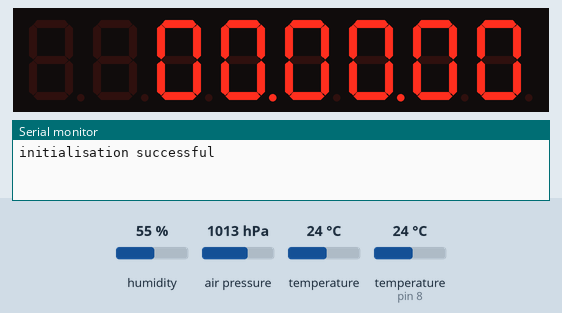
Simulated run of this sketch. Board: Arduino Uno, built with avr-gcc and run on an emulated ATmega328P. Parts: 8-digit seven-segment display, the last lines printed to the serial monitor. Wiring (inferred from the names in the program): BME280 sensor at I2C address 0x76. The inputs (shaded band) are chosen by the test bench; at power-on: humidity 55 %, air pressure 1013 hPa, temperature 24 °C, temperature (sensor on pin 8) 24 °C. The local clock reads 2024-03-15 10:24:30 at power-on unless the sketch sets it.

Above: at 0.1 s.
At 10.1 s:
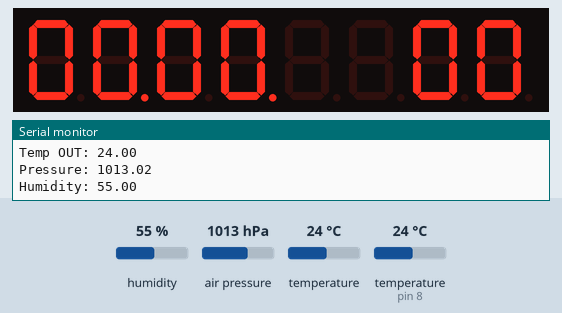
At 40.1 s:
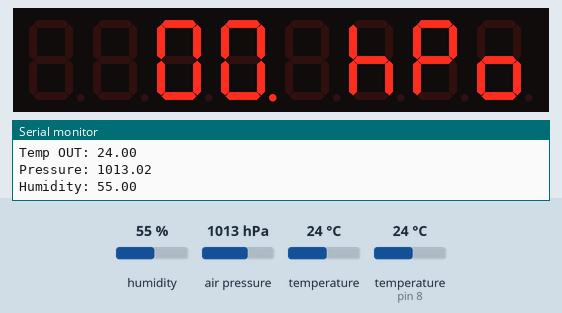
At 60.1 s:
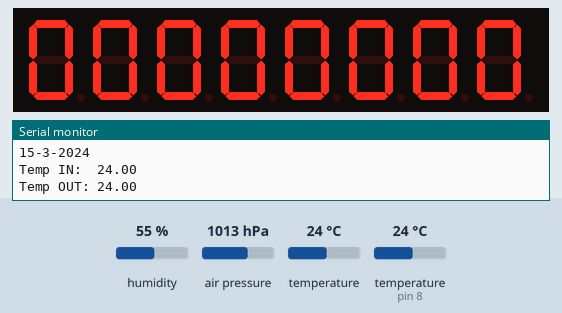
At 90.3 s:
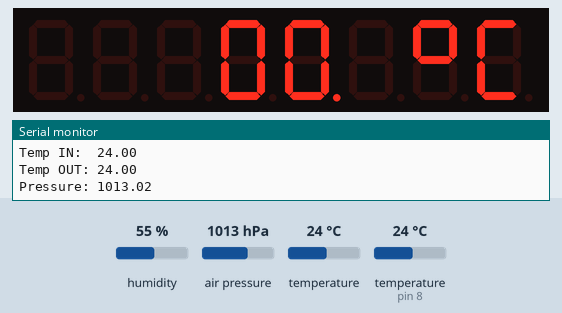
At 120.5 s:
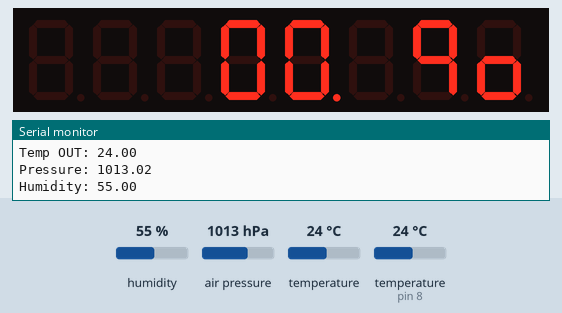

The sketch:

sketch_mainboard.ino
```cpp
#include <DallasTemperature.h>
#include <DS3231.h>
#include <IRremote.h>
#include <OneWire.h>
#include <Wire.h>
#include <PCF8574.h>
#include "LedControl.h"

//---------------------------------------------------------------------------------------------------------------------------------
//I/O definitions

#define irPin 9
#define ONE_WIRE_BUS 8
#define DataIn 12
#define CLK 10
#define LOAD 11
#define BME280_ADDRESS 0x76


//Initializations
IRrecv irrecv(irPin);
decode_results results;
DS3231 clock;
RTCDateTime dt;
OneWire oneWire(ONE_WIRE_BUS);
DallasTemperature sensors(&oneWire);
PCF8574 expander;

LedControl lc=LedControl(DataIn,CLK,LOAD,1);

//Variables
unsigned long int previousTime = 0;
unsigned long int previousTime2 = 0;

float temp_out;
int i;
unsigned short int currentScreen = 0;

unsigned long int hum_raw,temp_raw,pres_raw;
signed long int t_fine;

uint16_t dig_T1;
int16_t dig_T2;
int16_t dig_T3;
uint16_t dig_P1;
int16_t dig_P2;
int16_t dig_P3;
int16_t dig_P4;
int16_t dig_P5;
int16_t dig_P6;
int16_t dig_P7;
int16_t dig_P8;
int16_t dig_P9;
int8_t  dig_H1;
int16_t dig_H2;
int8_t  dig_H3;
int16_t dig_H4;
int16_t dig_H5;
int8_t  dig_H6;

int yy, mm, dd, ss, mon, hh;

bool relayState[8] = {0, 0, 0, 0, 0, 0, 0, 0};

int macierz[8][8]={{0,0,0,0,0,0,0,0},
                   {0,0,0,0,0,0,0,0},
                   {0,0,0,0,0,0,B01100011,B01001110},
                   {0,0,0,0,0,0,B01100011,B01001110},
                   {0,0,0,0,0,B00010111,B01100111,B00011101},
                   {0,0,0,0,0,0,B01110011,B00011101},
                   {0,0,0,0,0,0,0,0},
                   {0,0,0,0,0,0,0,0}};

//---------------------------------------------------------------------------------------------------------------------------------


float liczbaa=0;
int *modco(float liczbaa){
  int czesci=0;
  int jednosci=0;
  int dziesiatki=0;
  int setki=0;
  int tysiace=0;
  int liczba2=0;
  int liczba3=0;
  int liczba4=0;
  int liczba5=0;
  int a=0;

  float liczbab=liczbaa*10;
  int liczba = liczbab;

  czesci=liczba%10;
  liczba2=liczba/10;
  jednosci=liczba2%10;
  liczba3=liczba2/10;
  dziesiatki=liczba3%10;
  liczba4=liczba3/10;
  setki=liczba4%10;
  liczba5=liczba4/10;
  tysiace=liczba5%10;

  int tab[5];
  tab[0]=czesci;
  tab[1]=jednosci;
  tab[2]=dziesiatki;
  tab[3]=setki;
  tab[4]=tysiace;

  delay(1);
  return tab;
}


//---------------------------------------------------------------------------------------------------------------------------------

void setup() {

  uint8_t osrs_t = 1;             //Temperature oversampling x 1
  uint8_t osrs_p = 1;             //Pressure oversampling x 1
  uint8_t osrs_h = 1;             //Humidity oversampling x 1
  uint8_t mode = 3;               //Normal mode
  uint8_t t_sb = 5;               //Tstandby 1000ms
  uint8_t filter = 0;             //Filter off
  uint8_t spi3w_en = 0;           //3-wire SPI Disable

  uint8_t ctrl_meas_reg = (osrs_t << 5) | (osrs_p << 2) | mode;
  uint8_t config_reg    = (t_sb << 5) | (filter << 2) | spi3w_en;
  uint8_t ctrl_hum_reg  = osrs_h;

  Wire.begin();

  writeReg(0xF2,ctrl_hum_reg);
  writeReg(0xF4,ctrl_meas_reg);
  writeReg(0xF5,config_reg);
  readTrim();                    //
  // put your setup code here, to run once:
  clock.begin();
  sensors.begin();

  irrecv.enableIRIn();

  expander.begin(0x20);
  for (int i=0; i<8; i++){
    expander.pinMode(i, OUTPUT);
    expander.digitalWrite(i, HIGH);
  }

  lc.shutdown(0,false);
  lc.setIntensity(0,8);
  lc.clearDisplay(0);

  Serial.begin(9600);
  Serial.println("initialisation successful");
}


//---------------------------------------------------------------------------------------------------------------------------------

void loop() {
  double temp_act = 0.0, press_act = 0.0,hum_act=0.0;
  signed long int temp_cal;
  unsigned long int press_cal,hum_cal;

  if (millis() - previousTime2 > 1000){

    yy = dt.year;
    mon = dt.month;
    dd = dt.day;
    hh = dt.hour;
    mm = dt.minute;
    ss = dt.second;

    readData();
    temp_cal = calibration_T(temp_raw);
    press_cal = calibration_P(pres_raw);
    hum_cal = calibration_H(hum_raw);
    temp_act = (double)temp_cal / 100.0;
    press_act = (double)press_cal / 100.0;
    hum_act = (double)hum_cal / 1024.0;
    previousTime2 = millis();

    sensors.requestTemperatures();
    temp_out = sensors.getTempCByIndex(0);


    int *wsk;
    wsk=modco(temp_out);
    int tab[5];
    tab[0]=*wsk;tab[1]=*(wsk+1);tab[2]=*(wsk+2);tab[3]=*(wsk+3);tab[4]=*(wsk+4);
    macierz[3][5]=tab[0];
    macierz[3][4]=tab[1];
    macierz[3][3]=tab[2];
    macierz[3][2]=tab[3];
    macierz[3][1]=tab[4];

    wsk=modco(temp_act);
    tab[0]=*wsk;tab[1]=*(wsk+1);tab[2]=*(wsk+2);tab[3]=*(wsk+3);tab[4]=*(wsk+4);
    macierz[2][5]=tab[0];
    macierz[2][4]=tab[1];
    macierz[2][3]=tab[2];
    macierz[2][2]=tab[3];
    macierz[2][1]=tab[4];

    wsk=modco(hh);
    tab[0]=*wsk;tab[1]=*(wsk+1);tab[2]=*(wsk+2);tab[3]=*(wsk+3);tab[4]=*(wsk+4);
    macierz[0][2]=tab[2];
    macierz[0][3]=tab[1];

    wsk=modco(mm);
    tab[0]=*wsk;tab[1]=*(wsk+1);tab[2]=*(wsk+2);tab[3]=*(wsk+3);tab[4]=*(wsk+4);
    macierz[0][4]=tab[2];
    macierz[0][5]=tab[1];

    wsk=modco(ss);
    tab[0]=*wsk;tab[1]=*(wsk+1);tab[2]=*(wsk+2);tab[3]=*(wsk+3);tab[4]=*(wsk+4);
    macierz[0][6]=tab[2];
    macierz[0][7]=tab[1];

    wsk=modco(press_act);
    tab[0]=*wsk;tab[1]=*(wsk+1);tab[2]=*(wsk+2);tab[3]=*(wsk+3);tab[4]=*(wsk+4);
    macierz[4][4]=tab[0];
    macierz[4][3]=tab[1];
    macierz[4][2]=tab[2];
    macierz[4][1]=tab[3];
    macierz[4][0]=tab[4];

    wsk=modco(dd);
    tab[0]=*wsk;tab[1]=*(wsk+1);tab[2]=*(wsk+2);tab[3]=*(wsk+3);tab[4]=*(wsk+4);
    macierz[1][0]=tab[2];
    macierz[1][1]=tab[1];

    wsk=modco(mon);
    tab[0]=*wsk;tab[1]=*(wsk+1);tab[2]=*(wsk+2);tab[3]=*(wsk+3);tab[4]=*(wsk+4);
    macierz[1][2]=tab[2];
    macierz[1][3]=tab[1];

    wsk=modco(yy);
    tab[0]=*wsk;tab[1]=*(wsk+1);tab[2]=*(wsk+2);tab[3]=*(wsk+3);tab[4]=*(wsk+4);
    macierz[1][4]=tab[4];
    macierz[1][5]=tab[3];
    macierz[1][6]=tab[2];
    macierz[1][7]=tab[1];

    wsk=modco(hum_act);
    tab[0]=*wsk;tab[1]=*(wsk+1);tab[2]=*(wsk+2);tab[3]=*(wsk+3);tab[4]=*(wsk+4);
    macierz[5][3]=tab[2];
    macierz[5][4]=tab[1];
    macierz[5][5]=tab[0];

    Serial.print(dt.hour); Serial.print(":"); Serial.print(dt.minute); Serial.print(":");Serial.println(dt.second);
    Serial.print(dt.day); Serial.print("-"); Serial.print(dt.month); Serial.print("-"); Serial.println(dt.year);
    Serial.print("Temp IN:  "); Serial.println(temp_act);
    Serial.print("Temp OUT: "); Serial.println(temp_out);
    Serial.print("Pressure: "); Serial.println(press_act);
    Serial.print("Humidity: "); Serial.println(hum_act);
    Serial.print("\n\n\n\n");
  }


  // put your main code here, to run repeatedly:
  dt = clock.getDateTime();
  //sensors.requestTemperatures();
  //tempout = sensors.getTempCByIndex(0);


  //IR reciever
  if (irrecv.decode(&results)){
    switch(results.value){
      case 0x58F71FB0:
        relayState[0] = 1;
        break;
      case 0x62FC64B2:
        relayState[0] = 0;
        break;
      case 0x7800F5F0:
        relayState[1] = 1;
        break;
      case 0x3F5124DA:
        relayState[1] = 0;
        break;
      case 0xAB286EC:
        relayState[2] = 1;
        break;
      case 0x7B8A3E1E:
        relayState[2] = 0;
        break;
      case 0x63FC6647:
        relayState[3] = 1;
        break;
      case 0x55F71AF9:
        relayState[3] = 0;
        break;
      case 0x4051266F:
        relayState[4] = 1;
        break;
      case 0x7500F139:
        relayState[4] = 0;
        break;
      case 0x7B28235:
        relayState[5] = 1;
        break;
      case 0x7C8A3FB3:
        relayState[5] = 0;
        break;
      case 0xF14D3E10:
        relayState[6] = 1;
        break;
      case 0xE2E2C63A:
        relayState[6] = 0;
        break;
      case 0x1EC9C7A:
        relayState[7] = 1;
        break;
      case 0xCDA1FE38:
        relayState[7] = 0;
        break;
    }
  irrecv.resume();
  }

  for (i=0; i<8; i++){
    expander.digitalWrite(i, !relayState[i]);
  }

  if (millis() - previousTime > 10000){
     if (currentScreen < 6){
      currentScreen++;
     }
     else{
      currentScreen = 0;
     }
     previousTime = millis();
     lc.clearDisplay(0);
  }

  //currentScreen = 6;

  switch (currentScreen){
    case 0:
      //lc.clearDisplay(0);
      lc.setDigit(0,0,macierz[0][7],false);
      lc.setDigit(0,1,macierz[0][6],false);
      lc.setDigit(0,2,macierz[0][5],true);
      lc.setDigit(0,3,macierz[0][4],false);
      lc.setDigit(0,4,macierz[0][3],true);
      lc.setDigit(0,5,macierz[0][2],false);
    break;

    case 1:
      //lc.clearDisplay(0);
      lc.setDigit(0,0,macierz[1][7],false);
      lc.setDigit(0,1,macierz[1][6],false);
      lc.setDigit(0,2,macierz[1][5],false);
      lc.setDigit(0,3,macierz[1][4],false);
      lc.setDigit(0,4,macierz[1][3],true);
      lc.setDigit(0,5,macierz[1][2],false);
      lc.setDigit(0,6,macierz[1][1],true);
      lc.setDigit(0,7,macierz[1][0],false);
    break;

    case 2:
      //lc.clearDisplay(0);
      lc.setRow(0,0,macierz[2][7]);
      lc.setRow(0,1,macierz[2][6]);
      lc.setDigit(0,2,macierz[2][5],false);
      lc.setDigit(0,3,macierz[2][4],true);
      lc.setDigit(0,4,macierz[2][3],false);
    break;

    case 3:
      //lc.clearDisplay(0);
      lc.setRow(0,0,macierz[3][7]);
      lc.setRow(0,1,macierz[3][6]);
      lc.setDigit(0,2,macierz[3][5],false);
      lc.setDigit(0,3,macierz[3][4],true);
      lc.setDigit(0,4,macierz[3][3],false);
    break;

    case 4:
      //lc.clearDisplay(0);
      lc.setRow(0,0,macierz[4][7]);
      lc.setRow(0,1,macierz[4][6]);
      lc.setRow(0,2,macierz[4][5]);
      lc.setDigit(0,3,macierz[4][4],false);
      lc.setDigit(0,4,macierz[4][3],true);
      lc.setDigit(0,5,macierz[4][2],false);
      lc.setDigit(0,6,macierz[4][1],false);
      lc.setDigit(0,7,macierz[4][0],false);
    break;

    case 5:
      //lc.clearDisplay(0);
      lc.setRow(0,0,macierz[5][7]);
      lc.setRow(0,1,macierz[5][6]);
      lc.setDigit(0,2,macierz[5][5],false);
      lc.setDigit(0,3,macierz[5][4],true);
      lc.setDigit(0,4,macierz[5][3],false);
    break;

    case 6:
      //lc.clearDisplay(0);
      for (i=0; i<8; i++){
        lc.setDigit(0,i,relayState[i], false);
      }
    break;
  }


}


void readTrim()
{
    uint8_t data[32],i=0;
    Wire.beginTransmission(BME280_ADDRESS);
    Wire.write(0x88);
    Wire.endTransmission();
    Wire.requestFrom(BME280_ADDRESS,24);
    while(Wire.available()){
        data[i] = Wire.read();
        i++;
    }

    Wire.beginTransmission(BME280_ADDRESS);
    Wire.write(0xA1);
    Wire.endTransmission();
    Wire.requestFrom(BME280_ADDRESS,1);
    data[i] = Wire.read();
    i++;

    Wire.beginTransmission(BME280_ADDRESS);
    Wire.write(0xE1);
    Wire.endTransmission();
    Wire.requestFrom(BME280_ADDRESS,7);
    while(Wire.available()){
        data[i] = Wire.read();
        i++;
    }
    dig_T1 = (data[1] << 8) | data[0];
    dig_T2 = (data[3] << 8) | data[2];
    dig_T3 = (data[5] << 8) | data[4];
    dig_P1 = (data[7] << 8) | data[6];
    dig_P2 = (data[9] << 8) | data[8];
    dig_P3 = (data[11]<< 8) | data[10];
    dig_P4 = (data[13]<< 8) | data[12];
    dig_P5 = (data[15]<< 8) | data[14];
    dig_P6 = (data[17]<< 8) | data[16];
    dig_P7 = (data[19]<< 8) | data[18];
    dig_P8 = (data[21]<< 8) | data[20];
    dig_P9 = (data[23]<< 8) | data[22];
    dig_H1 = data[24];
    dig_H2 = (data[26]<< 8) | data[25];
    dig_H3 = data[27];
    dig_H4 = (data[28]<< 4) | (0x0F & data[29]);
    dig_H5 = (data[30] << 4) | ((data[29] >> 4) & 0x0F);
    dig_H6 = data[31];
}
void writeReg(uint8_t reg_address, uint8_t data)
{
    Wire.beginTransmission(BME280_ADDRESS);
    Wire.write(reg_address);
    Wire.write(data);
    Wire.endTransmission();
}


void readData()
{
    int i = 0;
    uint32_t data[8];
    Wire.beginTransmission(BME280_ADDRESS);
    Wire.write(0xF7);
    Wire.endTransmission();
    Wire.requestFrom(BME280_ADDRESS,8);
    while(Wire.available()){
        data[i] = Wire.read();
        i++;
    }
    pres_raw = (data[0] << 12) | (data[1] << 4) | (data[2] >> 4);
    temp_raw = (data[3] << 12) | (data[4] << 4) | (data[5] >> 4);
    hum_raw  = (data[6] << 8) | data[7];
}


signed long int calibration_T(signed long int adc_T)
{

    signed long int var1, var2, T;
    var1 = ((((adc_T >> 3) - ((signed long int)dig_T1<<1))) * ((signed long int)dig_T2)) >> 11;
    var2 = (((((adc_T >> 4) - ((signed long int)dig_T1)) * ((adc_T>>4) - ((signed long int)dig_T1))) >> 12) * ((signed long int)dig_T3)) >> 14;

    t_fine = var1 + var2;
    T = (t_fine * 5 + 128) >> 8;
    return T;
}

unsigned long int calibration_P(signed long int adc_P)
{
    signed long int var1, var2;
    unsigned long int P;
    var1 = (((signed long int)t_fine)>>1) - (signed long int)64000;
    var2 = (((var1>>2) * (var1>>2)) >> 11) * ((signed long int)dig_P6);
    var2 = var2 + ((var1*((signed long int)dig_P5))<<1);
    var2 = (var2>>2)+(((signed long int)dig_P4)<<16);
    var1 = (((dig_P3 * (((var1>>2)*(var1>>2)) >> 13)) >>3) + ((((signed long int)dig_P2) * var1)>>1))>>18;
    var1 = ((((32768+var1))*((signed long int)dig_P1))>>15);
    if (var1 == 0)
    {
        return 0;
    }
    P = (((unsigned long int)(((signed long int)1048576)-adc_P)-(var2>>12)))*3125;
    if(P<0x80000000)
    {
       P = (P << 1) / ((unsigned long int) var1);
    }
    else
    {
        P = (P / (unsigned long int)var1) * 2;
    }
    var1 = (((signed long int)dig_P9) * ((signed long int)(((P>>3) * (P>>3))>>13)))>>12;
    var2 = (((signed long int)(P>>2)) * ((signed long int)dig_P8))>>13;
    P = (unsigned long int)((signed long int)P + ((var1 + var2 + dig_P7) >> 4));
    return P;
}

unsigned long int calibration_H(signed long int adc_H)
{
    signed long int v_x1;

    v_x1 = (t_fine - ((signed long int)76800));
    v_x1 = (((((adc_H << 14) -(((signed long int)dig_H4) << 20) - (((signed long int)dig_H5) * v_x1)) +
              ((signed long int)16384)) >> 15) * (((((((v_x1 * ((signed long int)dig_H6)) >> 10) *
              (((v_x1 * ((signed long int)dig_H3)) >> 11) + ((signed long int) 32768))) >> 10) + (( signed long int)2097152)) *
              ((signed long int) dig_H2) + 8192) >> 14));
   v_x1 = (v_x1 - (((((v_x1 >> 15) * (v_x1 >> 15)) >> 7) * ((signed long int)dig_H1)) >> 4));
   v_x1 = (v_x1 < 0 ? 0 : v_x1);
   v_x1 = (v_x1 > 419430400 ? 419430400 : v_x1);
   return (unsigned long int)(v_x1 >> 12);
}
```

Measured:
- what the display in image 1 shows lasts 10.0 s, from 10.0 s to 20.0 s
- what the display in image 3 shows lasts 10.1 s, from 60.1 s to 70.2 s
- what the display in image 4 shows lasts 20.1 s, from 90.3 s to 110.4 s
